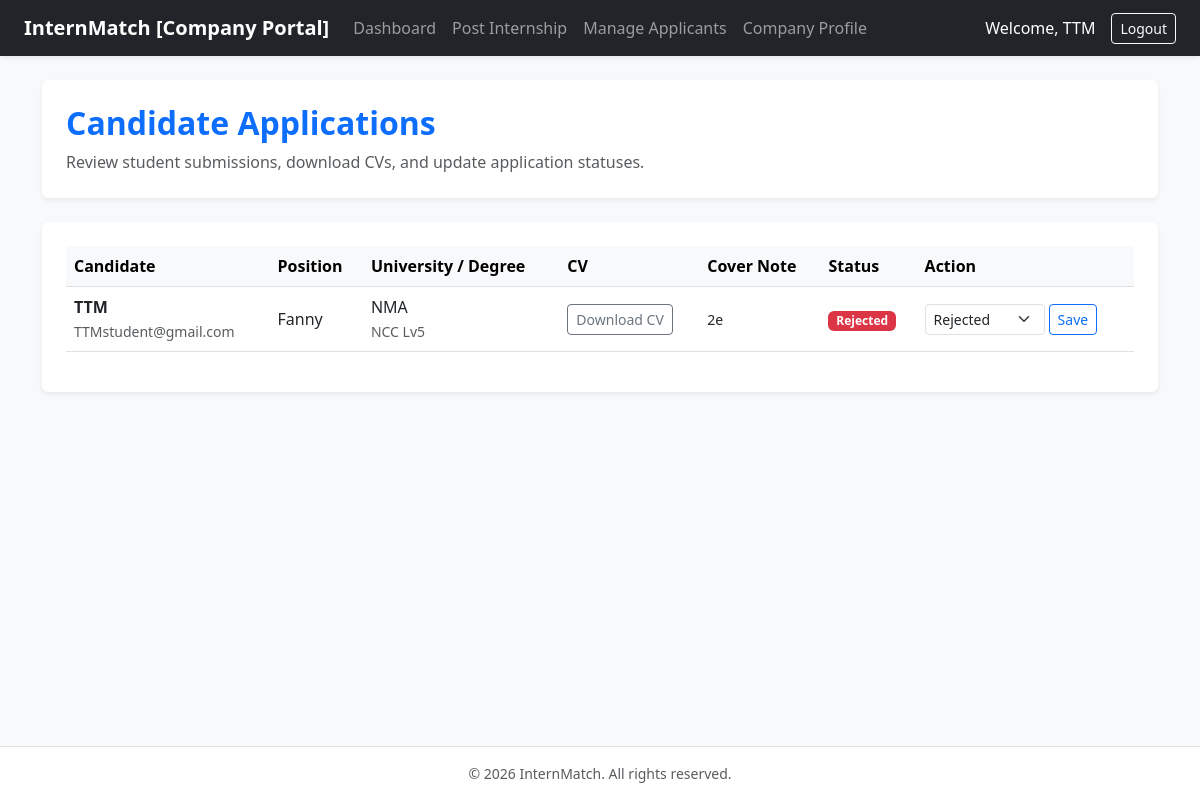
Screenshot of /views/company/manage_applications.php (signed in) with the database file from the repository.
### tables this page shows
CREATE TABLE `applications` (
  `application_id` int(11) NOT NULL,
  `internship_id` int(11) NOT NULL,
  `student_id` int(11) NOT NULL,
  `cv_path` varchar(255) NOT NULL,
  `message` text DEFAULT NULL,
  `application_date` timestamp NOT NULL DEFAULT current_timestamp(),
  `status` enum('Pending','Under Review','Shortlisted','Accepted','Rejected','Withdrawn') DEFAULT 'Pending'
);

CREATE TABLE `users` (
  `user_id` int(11) NOT NULL,
  `name` varchar(100) NOT NULL,
  `email` varchar(150) NOT NULL,
  `password` varchar(255) NOT NULL,
  `role` enum('student','company','admin') NOT NULL,
  `status` enum('active','pending','suspended') DEFAULT 'active',
  `created_at` timestamp NOT NULL DEFAULT current_timestamp()
);

CREATE TABLE `internships` (
  `internship_id` int(11) NOT NULL,
  `company_id` int(11) NOT NULL,
  `title` varchar(150) NOT NULL,
  `description` text NOT NULL,
  `field_id` int(11) DEFAULT NULL,
  `location` varchar(100) DEFAULT NULL,
  `duration` varchar(50) DEFAULT NULL,
  `start_date` date DEFAULT NULL,
  `end_date` date DEFAULT NULL,
  `deadline` date DEFAULT NULL,
  `slots_available` int(11) DEFAULT 1
);

CREATE TABLE `student_profiles` (
  `student_id` int(11) NOT NULL,
  `user_id` int(11) NOT NULL,
  `university` varchar(150) DEFAULT NULL,
  `degree` varchar(150) DEFAULT NULL,
  `academic_year` varchar(50) DEFAULT NULL,
  `bio` text DEFAULT NULL,
  `location` varchar(100) DEFAULT NULL,
  `availability` varchar(50) DEFAULT NULL,
  `career_interest` varchar(150) DEFAULT NULL
);

### views/company/manage_applications.php (the view, shortened to what this page needs)
<?php
$database = new Database();
$db = $database->getConnection();
$user_id = $_SESSION['user_id'];
$comp_stmt = $db->prepare("SELECT company_id FROM companies WHERE user_id = ?");
$comp_stmt->execute([$user_id]);
$company = $comp_stmt->fetch();
$company_id = $company['company_id'] ?? 0;
$applications = [];
if ($company_id) {
    $query = "
        SELECT a.*, i.title as internship_title, u.name as student_name, u.email as student_email, sp.university, sp.degree
        FROM applications a
        JOIN internships i ON a.internship_id = i.internship_id
        JOIN student_profiles sp ON a.student_id = sp.student_id
        JOIN users u ON sp.user_id = u.user_id
        WHERE i.company_id = ?
        ORDER BY a.application_id DESC
    ";
    $stmt = $db->prepare($query);
    $stmt->execute([$company_id]);
    $applications = $stmt->fetchAll();
}
include '../../includes/header.php';
?>
<div class="row mb-4">
    <div class="col-md-12">
        <div class="p-4 bg-white rounded shadow-sm border-0">
            <h2 class="fw-bold text-primary">Candidate Applications</h2>
            <p class="text-muted mb-0">Review student submissions, download CVs, and update application statuses.</p>
        </div>
    </div>
</div>
<div class="card shadow-sm border-0 bg-white">
    <div class="card-body p-4">
        <div class="table-responsive">
            <table class="table table-hover align-middle">
                <thead class="table-light">
                    <tr>
                        <th>Candidate</th>
                        <th>Position</th>
                        <th>University / Degree</th>
                        <th>CV</th>
                        <th>Cover Note</th>
                        <th>Status</th>
                        <th>Action</th>
                    </tr>
                </thead>
                <tbody>
                    <?php if(empty($applications)): ?>
                        <tr><td colspan="7" class="text-center text-muted py-4">No applications received yet.</td></tr>
                    <?php else: ?>
                        <?php foreach($applications as $app): ?>
                            <tr>
                                <td>
                                    <strong><?php echo htmlspecialchars($app['student_name']); ?></strong><br>
                                    <small class="text-muted"><?php echo htmlspecialchars($app['student_email']); ?></small>
                                </td>
                                <td><?php echo htmlspecialchars($app['internship_title']); ?></td>
                                <td><?php echo htmlspecialchars($app['university']); ?><br><small class="text-muted"><?php echo htmlspecialchars($app['degree']); ?></small></td>
                                <td>
                                    <?php if(!empty($app['cv_path'])): ?>
                                        <a href="/InternMatch/<?php echo htmlspecialchars($app['cv_path']); ?>" target="_blank" class="btn btn-sm btn-outline-secondary">Download CV</a>                                    <?php else: ?>
                                        <span class="text-muted small">No CV Uploaded</span>
                                    <?php endif; ?>
                                </td>
                                <td><small><?php echo htmlspecialchars($app['message'] ?? 'No cover note provided.'); ?></small></td>
                                <td>
                                    <?php
                                        $status = $app['status'];
                                        $badge = 'secondary';
                                        if($status === 'Rejected') $badge = 'danger';
                                    ?>
                                    <span class="badge bg-<?php echo $badge; ?>"><?php echo htmlspecialchars($status); ?></span>
                                </td>
                                <td>
                                    <form method="POST" class="d-flex gap-1">
                                        <select name="status" class="form-select form-select-sm" style="width: 120px;">
                                            <option value="Rejected" <?php if($status==='Rejected') echo 'selected';?>>Rejected</option>
                                        </select>
                                        <button type="submit" name="update_status" class="btn btn-sm btn-outline-primary">Save</button>
                                    </form>
                                </td>
                            </tr>
                        <?php endforeach; ?>
                    <?php endif; ?>
                </tbody>
            </table>
        </div>
    </div>
</div>
<?php include '../../includes/footer.php'; ?>

### rows the page displays
applications: users.name "TTM", users.email "TTMstudent@gmail.com", internship.title "Fanny", student.university "NMA", student.degree "NCC Lv5", message "2e", status "Rejected"

### other values shown
$_SESSION['name'] "TTM"
